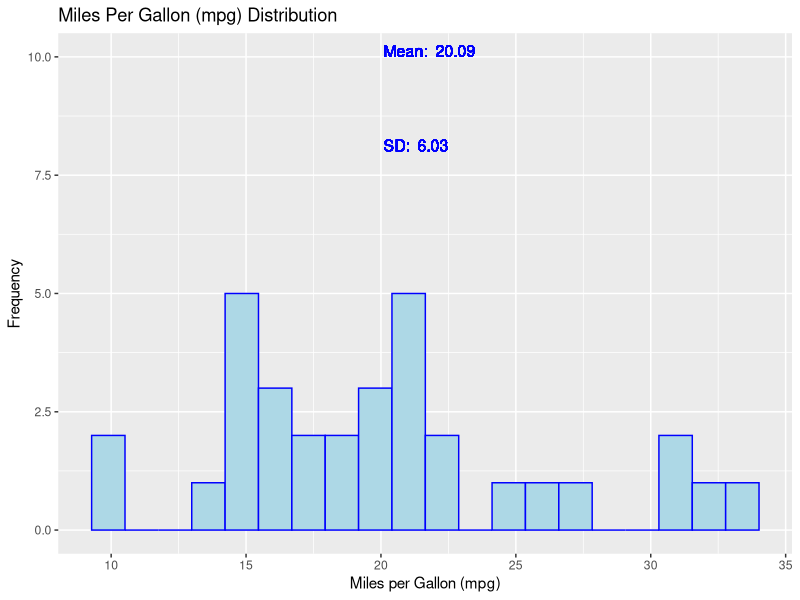

This figure's R source:
#Histogram
# Load the necessary library
library(ggplot2)

# Create a histogram with different shades of blue
ggplot(mtcars, aes(x = mpg)) +
  geom_histogram(fill = "lightblue", color = "blue", bins = 20) +
  labs(title = "Miles Per Gallon (mpg) Distribution",
       x = "Miles per Gallon (mpg)",
       y = "Frequency") +
  geom_text(aes(x = mean(mpg), y = 10, label = paste("Mean: ", round(mean(mpg), 2))), 
            hjust = 0, vjust = 0, size = 4, color = "blue") +
  geom_text(aes(x = mean(mpg), y = 8, label = paste("SD: ", round(sd(mpg), 2))), 
            hjust = 0, vjust = 0, size = 4, color = "blue")